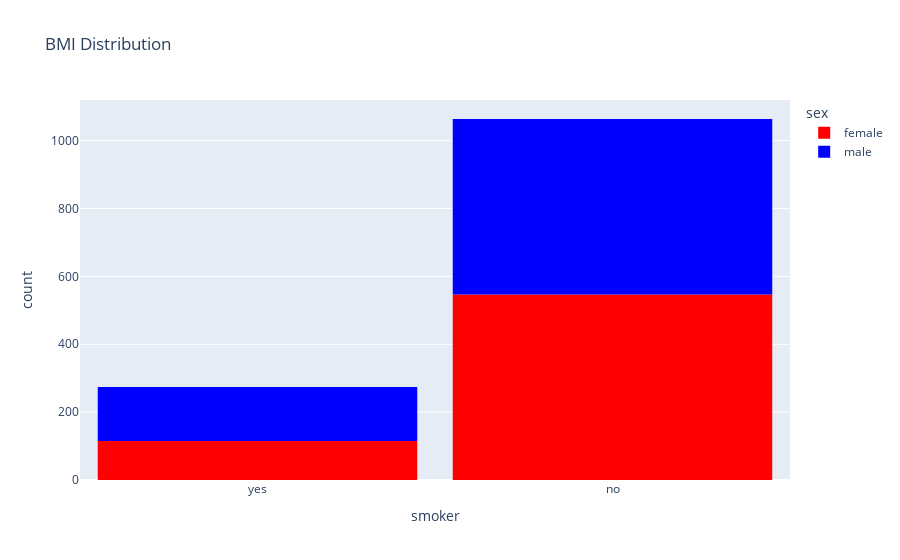

This figure's notebook cell:
### Code cell
#smoker
print(df.smoker.value_counts())

fg = px.histogram(df,x='smoker',title='BMI Distribution', color='sex',color_discrete_sequence=['red', 'blue'])
fg.update_layout(bargap=0.1)
fg.show()

### Figure 1 — Plotly figure (JSON) as saved in the notebook; plotly's stock layout.template omitted (floating-point values rounded to 4 significant figures; data arrays with more than 128 entries replaced by an {"elided": "..."} marker saying what was removed)
{"data": [{"bingroup": "x", "hovertemplate": "sex=female<br>smoker=%{x}<br>count=%{y}<extra></extra>", "legendgroup": "female", "marker": {"color": "red", "pattern": {"shape": ""}}, "name": "female", "orientation": "v", "showlegend": true, "type": "histogram", "x": {"elided": "662 str values"}, "xaxis": "x", "yaxis": "y"}, {"bingroup": "x", "hovertemplate": "sex=male<br>smoker=%{x}<br>count=%{y}<extra></extra>", "legendgroup": "male", "marker": {"color": "blue", "pattern": {"shape": ""}}, "name": "male", "orientation": "v", "showlegend": true, "type": "histogram", "x": {"elided": "676 str values"}, "xaxis": "x", "yaxis": "y"}], "layout": {"bargap": 0.1, "barmode": "relative", "legend": {"title": {"text": "sex"}, "tracegroupgap": 0}, "title": {"text": "BMI Distribution"}, "xaxis": {"anchor": "y", "domain": [0, 1], "title": {"text": "smoker"}}, "yaxis": {"anchor": "x", "domain": [0, 1], "title": {"text": "count"}}}}
